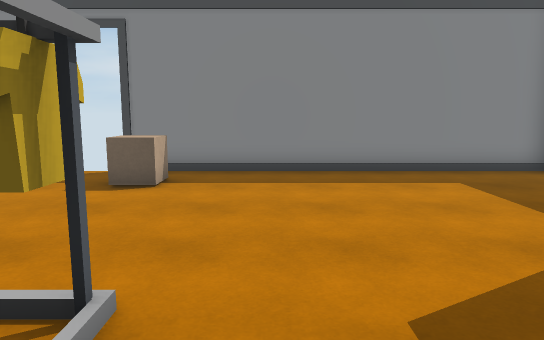
view 1 (above)

16 first-person views from a walk through a scene from a Unity 3-D project. The camera is 1.5 m above the floor, tilts 8° down and sees 70° across. The floor is counted in squares, 1 m on a side. Each view is taken from the middle of a square. On the plan, view 1 faces up. The plan holds only what a view shows up to about 17 squares ahead; the rest is blank. The player character is not drawn.

view 2
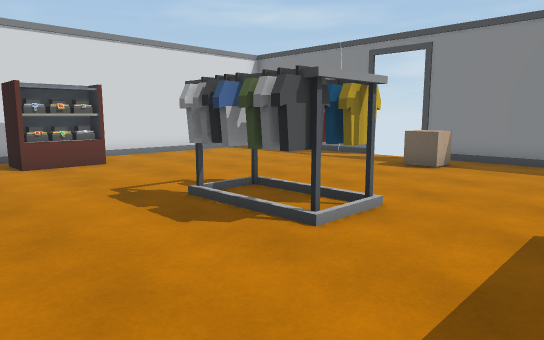

view 3
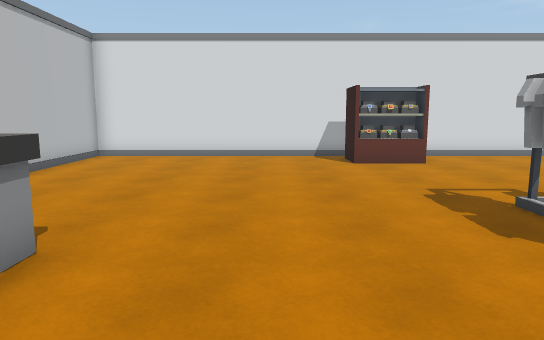

view 4
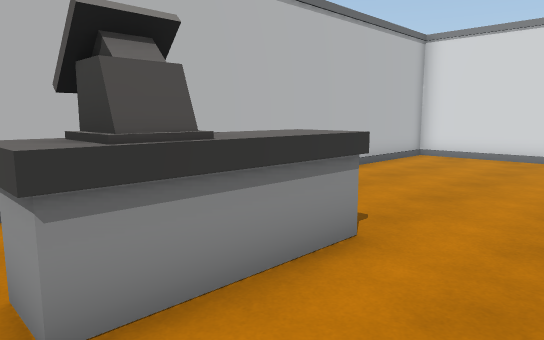

view 5
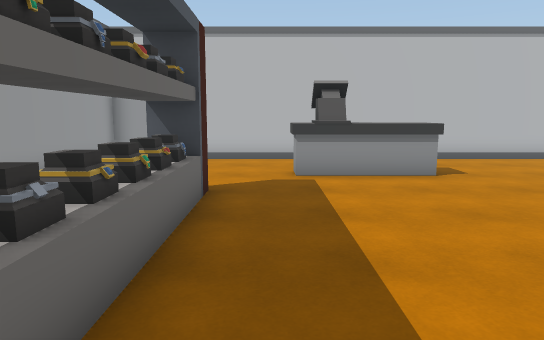

view 6
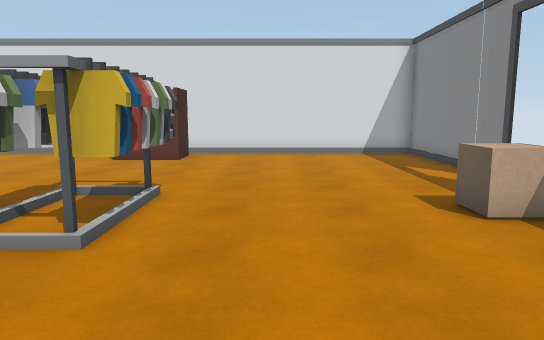

view 7
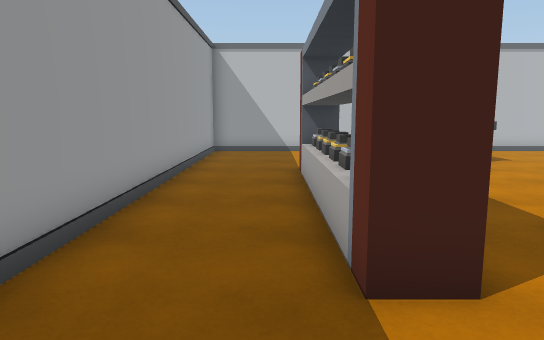

view 8
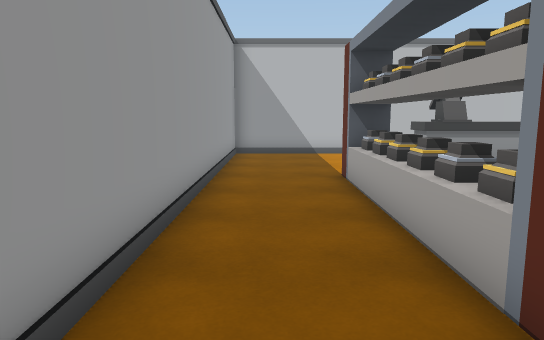

view 9
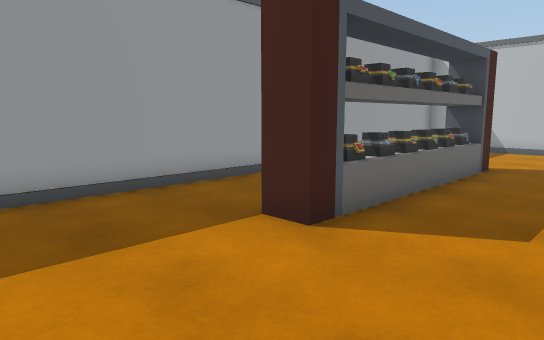

view 10
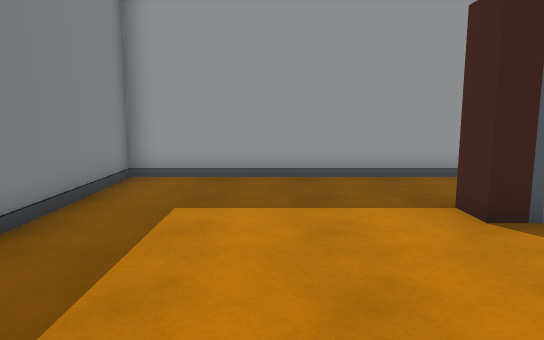

view 11
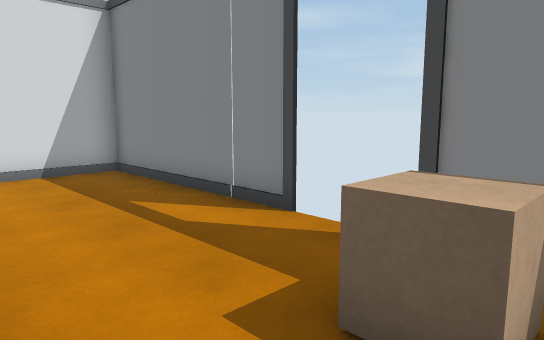

view 12
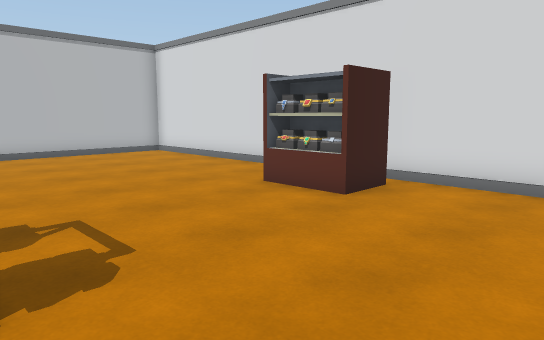

view 13
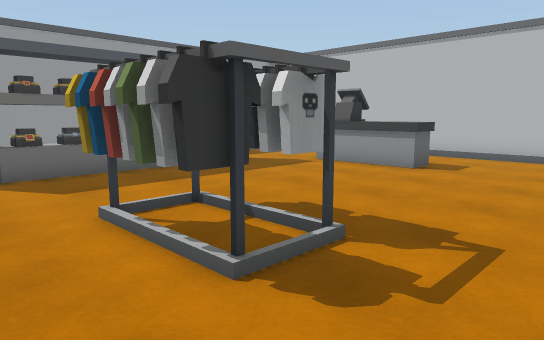

view 14
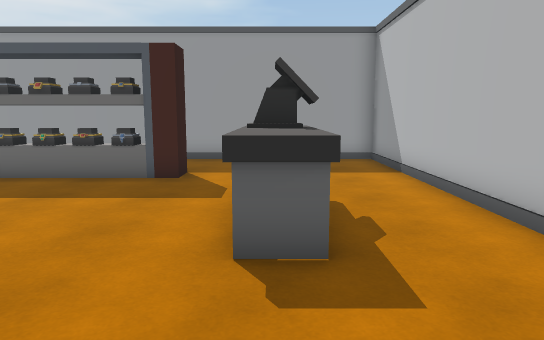

view 15
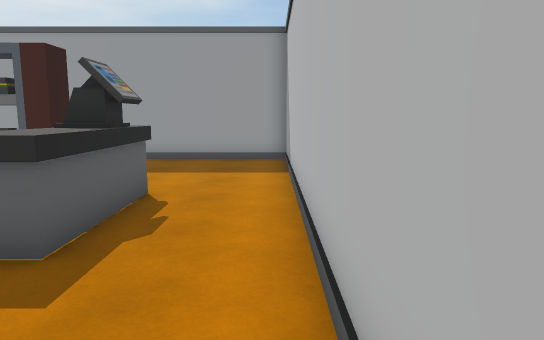

view 16
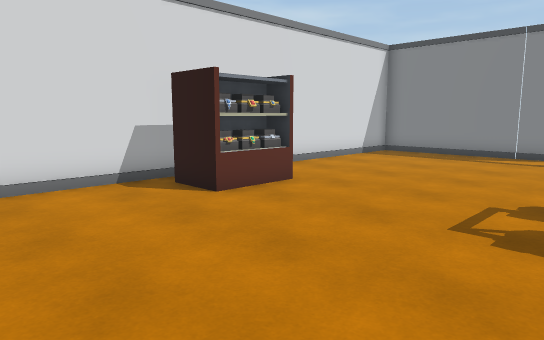

### Floor plan
Points are (right, up) in squares from view 1. A wall is a line through its corners. A room is listed if a view was taken in it or the views show most of it. See-through windows are left out.
Room 1 (views 1, 2, 3, 4, 5, 6, 7, 8, 9, 10, 11, 12, 13, 14, 15, 16)
walls: (-5.9, 10.5) (-12.5, 10.5) (-12.5, -9.5) (7.5, -9.5) (7.5, 10.5) (-4, 10.5)
objects: shelf (-12, 0) to (-10, 2); rack (-4, 1) to (-1, 3); cube (-3, 8) to (-3, 9); other object (-2, -7) to (1, -6); cash register (0, -6) to (1, -6); other object (3, -4) to (4, 4)

Where each view was taken, in squares from view 1:
view 1: 0 up, 0 right, facing up
view 2: 3 down, 2 right, facing up-left
view 3: 3 down, 2 right, facing left
view 4: 3 down, 2 right, facing down-left
view 5: 4 up, 2 right, facing down
view 6: 5 up, 3 right, facing left
view 7: 7 up, 5 right, facing down
view 8: 6 up, 6 right, facing down
view 9: 8 up, 0 right, facing down-right
view 10: 7 up, 2 left, facing right
view 11: 6 up, 2 left, facing up-left
view 12: 6 up, 4 left, facing down-left
view 13: 5 up, 7 left, facing down-right
view 14: 6 down, 6 left, facing right
view 15: 9 down, 6 left, facing right
view 16: 5 down, 4 left, facing up-left
